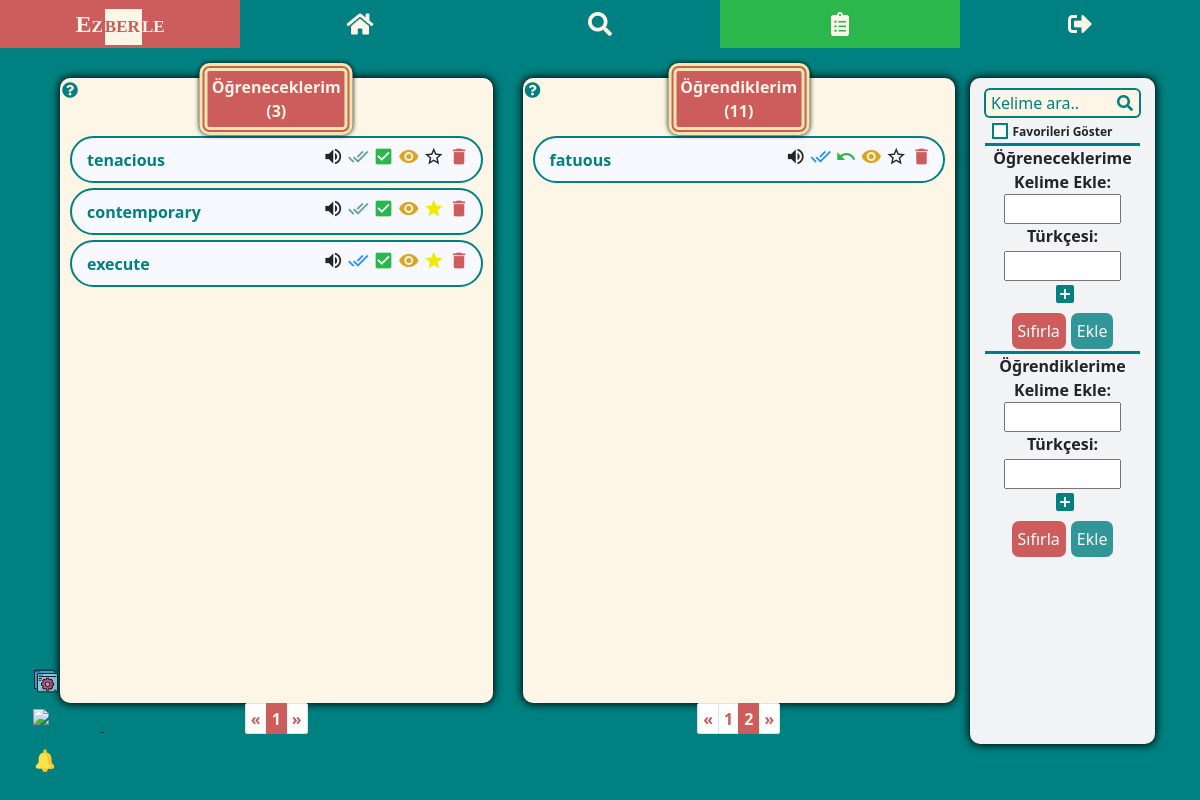
Page /kelime_listesi/?p=2 (signed in) on the earlier database version.
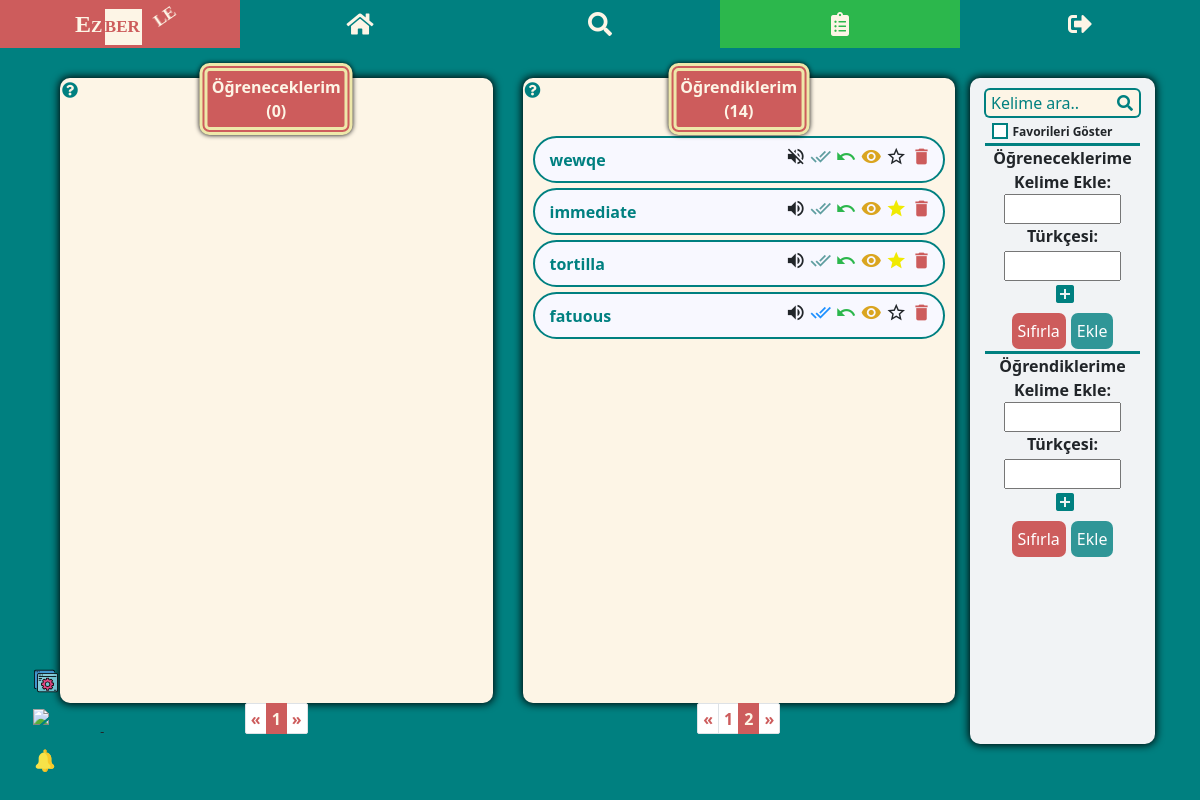
Same page on the later database version.
### my_dict/models.py (models this page shows, shortened)
class WordEn(models.Model):
    user = models.ForeignKey(User, on_delete=models.CASCADE)
    english = models.CharField(max_length=100)
    audio = models.CharField(max_length=300)
    create_time = models.DateTimeField(auto_now_add=True)
    is_learned = models.BooleanField(default=False)
    is_seen = models.BooleanField(default=False)
    is_starred = models.BooleanField(default=False)
    is_in_reminder_list = models.BooleanField(default=False)
    is_new_in_reminder_list = models.BooleanField(default=False)
    memorize_tracker = FieldTracker(fields=['is_learned'])
    class Meta:
        ordering = ['-create_time']

### my_dict/views.py (the view)
# urls.py: path('kelime_listesi/', my_word_list, name='word-list'),
@login_required
def my_word_list(request):
    l_words = WordEn.objects.filter(user=request.user, is_learned=True)
    unl_words = WordEn.objects.filter(user=request.user, is_learned=False)
    if request.method == 'POST':
        if "english-unl" in request.POST:
            word_en = request.POST.get('english-unl')
            word_tr_list = request.POST.getlist('turkish-unl[]')
            if not WordEn.objects.filter(user=request.user, english=word_en).exists():
                create_word_en = WordEn(user=request.user, english=word_en)
                create_word_en.save()
                for word_tr in word_tr_list:
                    if word_tr.strip() != "":
                        create_word_tr = create_word_en.turkish.create(turkish=word_tr)
                        create_word_tr.save()
                is_added = True
            else:
                is_added = False
            data = {'is_added': is_added}
            return JsonResponse(data)
        elif "english-l" in request.POST:
            word_en = request.POST.get('english-l')
            word_tr_list = request.POST.getlist('turkish-l[]')
            if not WordEn.objects.filter(user=request.user, english=word_en).exists():
                create_word_en = WordEn(user=request.user, english=word_en, is_learned=True)
                create_word_en.save()
                for word_tr in word_tr_list:
                    if word_tr.strip() != "":
                        create_word_tr = create_word_en.turkish.create(turkish=word_tr)
                        create_word_tr.save()
                is_added = True
            else:
                is_added = False
            data = {'is_added': is_added}
            return JsonResponse(data)
    elif request.method == "GET":
        word = request.GET.get("q")
        my_word_list_search(request, word)
    paginator_unl = Paginator(unl_words, 10)
    page_no_unl = request.GET.get('s')
    page_unl = paginator_unl.get_page(page_no_unl)
    paginator_l = Paginator(l_words, 10)
    page_no_l = request.GET.get('p')
    page_l = paginator_l.get_page(page_no_l)
    data = {
        'page_obj_unl': page_unl,
        'page_obj_l': page_l,
        'unlearned_count': len(unl_words),
        'learned_count': len(l_words),
    }
    if WordEn.objects.filter(user=request.user, is_new_in_reminder_list=True):
        data['show_reminder_notif'] = True
    return render(request, 'my_dict/word_list.html', context=data)

### my_dict/templates/my_dict/word_list.html (shortened to what the changed rows need)
{% extends 'base.html' %}
{% load static %}
{% block content %}
<div class="wrapper">
<div class="container-md">
<div class="row mt-4">
    <div class="col-lg-5 tbl-first mt-md-4">
        <div class="word-list position-relative">
            <span class="wl-title">Öğreneceklerim <br> (<span class="count-unl">{{ unlearned_count }}</span>)</span>
            <ul class="unl-word">
                {% if "kelime_listesi/q=" not in request.path or page_obj_unl|length > 0 %}
                    {% for word in page_obj_unl %}
                    <li data-id="{{word.id}}" class="li{{word.id}}">
                        <div class="en-section">
                            <div class="align-self-center word">
                                <a href="{% url 'dictionary-search' word.english %}" target="_blank">{{ word.english }}</a>
                            </div>
                            <div data-id="{{word.id}}" class="btn-grp">
                                {% if word.audio %}
                                <i title="Dinle" class="material-icons audio">volume_up</i>
                                {% else %}
                                <i title="Ses mevcut değil" class="material-icons audio">volume_off</i>
                                <audio src="{{word.audio}}"></audio>
                                {% endif %}
                                {% if word.is_seen %}
                                <i title="Görüldü" class="material-icons tick-seen dodger">done_all</i>
                                {% else %}
                                <i title="Görüldü" class="material-icons tick-seen cadet">done_all</i>
                                {% endif %}
                                <i title="Ezberledim" class="material-icons tick-learn memorize">check_box</i>
                                <i data-toggle="collapse" data-target=".tr{{word.id}}" title="Türkçelerini göster"
                                   class="material-icons eye">remove_red_eye</i>
                                {% if not word.is_starred %}
                                <i title="Favorilere ekle" class="material-icons star">star_border</i>
                                {% else %}
                                <i title="Favorilere eklendi" class="material-icons star pale-yellow">star</i>
                                {% endif %}
                                <i title="Sil" class="material-icons del del-unl">delete</i>
                            </div>
                        </div>
                    </li>
                    {% endfor %}
                {% elif page_obj_unl|length == 0 and '$favorites' not in request.path %}
                    <li>Bu listeye <u>{{word}}</u> için bir kelime kayıt edilmemiş.</li>
                {% endif %}
            </ul>
        </div>
        {% if 'kelime_listesi/q=' not in request.path or unl_pg_count > 9 %}
        <nav aria-label="Page navigation example">
          <ul class="pagination pagination-sm justify-content-center">
          {% for i in page_obj_unl.paginator.page_range %}
              {% if page_obj_unl.number == i %}
                  <li class="page-item active" aria-current="page">
                <span class="page-link">
                  {{ i }}
                </span>
              </li>
              {% elif i > page_obj_unl.number|add:'-5' and i < page_obj_unl.number|add:'5' %}
                   <li class="page-item"><a class="page-link" href="?s={{ i }}">{{ i }}</a></li>
              {% endif %}
          {% endfor %}
        </ul>
      </nav>
        {% endif %}
    </div>
    <div class="col-lg-5 mt-md-4">
        <div class="word-list position-relative">
            <span class="wl-title">Öğrendiklerim <br> (<span class="count-l">{{ learned_count }}</span>)</span>
            <ul class="l-word">
                {% if "kelime_listesi/q=" not in request.path or page_obj_l|length > 0 %}
                    {% for word in page_obj_l %}
                    <li data-id="{{word.id}}" class="li{{word.id}}">
                        <div class="en-section">
                            <div class="align-self-center word">
                                <a href="{% url 'dictionary-search' word.english %}" target="_blank">{{ word.english }}</a>
                            </div>
                            <div data-id="{{word.id}}" class="btn-grp">
                                {% if word.audio %}
                                <i title="Dinle" class="material-icons audio">volume_up</i>
                                {% else %}
                                <i title="Ses mevcut değil" class="material-icons audio">volume_off</i>
                                {% endif %}
                                {% if word.is_seen %}
                                <i title="Görüldü" class="material-icons tick-seen dodger">done_all</i>
                                {% else %}
                                <i title="Görüldü" class="material-icons tick-seen cadet">done_all</i>
                                {% endif %}
                                <i title="Unuttum" class="material-icons tick-unlearn memorize">undo</i>
                                {% if word.turkish %}
                                <i data-toggle="collapse" data-target=".tr{{word.id}}" title="Türkçelerini göster"
                                   class="material-icons eye">remove_red_eye</i>
                                {% endif %}
                                {% if not word.is_starred %}
                                <i title="Favorilere ekle" class="material-icons star">star_border</i>
                                {% else %}
                                <i title="Favorilere eklendi" class="material-icons star pale-yellow">star</i>
                                {% endif %}
                                <i title="Sil" class="material-icons del del-l">delete</i>
                            </div>
                        </div>
                    </li>
                    {% endfor %}
                {% elif page_obj_l|length == 0 and '$favorites' not in request.path %}
                    <li>Bu listeye <u>{{word}}</u> için bir kelime kayıt edilmemiş.</li>
                {% endif %}
            </ul>
        </div>
        {% if 'kelime_listesi/q=' not in request.path or l_pg_count > 9 %}
        <nav aria-label="Page navigation example">
          <ul class="pagination pagination-sm justify-content-center">
          {% for i in page_obj_l.paginator.page_range %}
              {% if page_obj_l.number == i %}
                  <li class="page-item active" aria-current="page">
                <span class="page-link">
                  {{ i }}
                </span>
              </li>
              {% elif i > page_obj_l.number|add:'-5' and i < page_obj_l.number|add:'5' %}
                   <li class="page-item"><a class="page-link" href="?p={{ i }}">{{ i }}</a></li>
              {% endif %}
          {% endfor %}
          </ul>
        </nav>
        {% endif %}
    </div>
</div>
</div>
</div>
{% endblock %}

Differences in the rows shown:
no longer on this page (row edited): WordEn: english "tenacious", is_seen False (drawn), is_starred False (drawn)
no longer on this page (row edited): WordEn: english "contemporary", is_seen False (drawn), is_starred True (drawn)
no longer on this page (row edited): WordEn: english "execute", is_seen True (drawn), is_starred True (drawn)
now on this page (row unchanged): WordEn: english "wewqe", is_seen False (drawn), is_starred False (drawn)
now on this page (row unchanged): WordEn: english "immediate", is_seen False (drawn), is_starred True (drawn)
now on this page (row unchanged): WordEn: english "tortilla", is_seen False (drawn), is_starred True (drawn)
Other differences:
{{ unlearned_count }}: "3" → "0"
{{ learned_count }}: "11" → "14"
